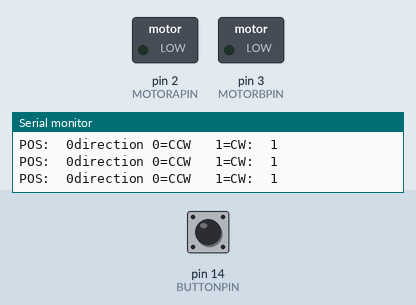
Recording of a sketch running on a simulated Arduino Uno, built with avr-gcc and run on an emulated ATmega328P. Parts: switched loads named in the sketch (green lamp = pin HIGH), the last lines printed to the serial monitor. Dashed ring = blinking. The test bench sets the inputs (shaded band); at power-on: pin 14 (BUTTONPIN) LOW.

Above: at 1.8 s.
1.9 s: pin 14 (BUTTONPIN) pulled HIGH for 0.6 s
At 2.17 s:
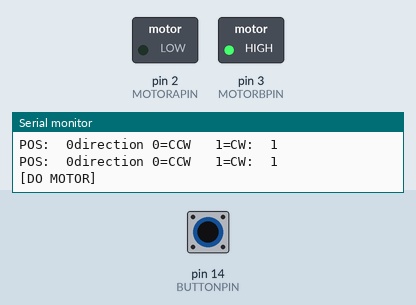
At 2.56 s:
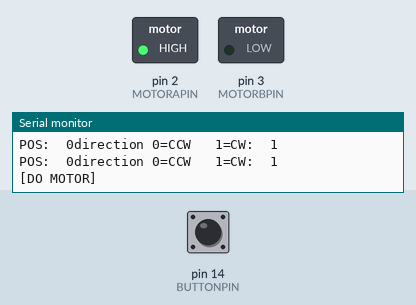
Timing chart, 0 to 4.9 s (numbered marks = the images above; inputs shaded):
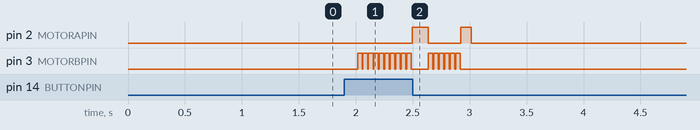

The sketch:

calibrate_rotary_encoder.ino
```cpp
#define ENCODERAPIN   12
#define ENCODERBPIN   13
#define MOTORAPIN     2
#define MOTORBPIN     3
#define BUTTONPIN 14

volatile long pos = 0;
volatile boolean CW = true;
boolean pressed = false;

void setup() {
  Serial.begin (115200);
  Serial.println("Start calibration");
  Serial.println("Click on the button until the desired amount of food is dispensed");
  Serial.println("Use the POS value as MAXLONGROTATION in home_food");
  Serial.println("Repeat the process a few times and use an average value");

  pinMode(ENCODERAPIN, INPUT);
  pinMode(ENCODERBPIN, INPUT);
  attachInterrupt(ENCODERAPIN, doEncoder, RISING);

  pinMode(MOTORAPIN, OUTPUT);
  pinMode(MOTORBPIN, OUTPUT);
  pinMode(BUTTONPIN, INPUT);
}

void loop() {
  boolean p = digitalRead(BUTTONPIN);
  if(p && !pressed) {
    pressed = true;
    doMotor();
  }

  if(!p && pressed) {
    pressed = false;
  }

  Serial.print("POS:  ");
  Serial.print(pos);
  Serial.print("direction 0=CCW   1=CW:  ");
  Serial.println(CW);

  delay(500);
}


void doEncoder() {
  boolean a = digitalRead(ENCODERAPIN);
  boolean b = digitalRead(ENCODERBPIN);
  if(a) {
    CW = (a != b);
    if (CW)  {
      pos++;
    } else {
      pos--;
    }
  }
}

void doMotor() {
  Serial.println("[DO MOTOR]");

  int n = 0;
  for(n=0;n<10;n++) {
    digitalWrite(MOTORAPIN, LOW);
    digitalWrite(MOTORBPIN, HIGH);
    delay (40);
    digitalWrite(MOTORAPIN, LOW);
    digitalWrite(MOTORBPIN, LOW);
    delay (8);
  }

  digitalWrite(MOTORAPIN, HIGH);
  digitalWrite(MOTORBPIN, LOW);
  delay (140);
  for(n=0;n<6;n++) {
    digitalWrite(MOTORAPIN, LOW);
    digitalWrite(MOTORBPIN, HIGH);
    delay (40);
    digitalWrite(MOTORAPIN, LOW);
    digitalWrite(MOTORBPIN, LOW);
    delay (8);
  }

  digitalWrite(MOTORAPIN, HIGH);
  digitalWrite(MOTORBPIN, LOW);
  delay (90);
  digitalWrite(MOTORAPIN, LOW);
  digitalWrite(MOTORBPIN, LOW);
}
```

Measured:
- after the input at 1.9 s, pin 2 (MOTORAPIN): alternates HIGH for 0.12 s and LOW for 0.29 s, 4 changes in all, then stays LOW, starting after 0.60 s; pin 3 (MOTORBPIN): goes 9 × (HIGH 0.04 s, LOW 0.01 s), HIGH 0.04 s, LOW 0.15 s, 5 × (HIGH 0.04 s, LOW 0.01 s), HIGH 0.04 s, then LOW, starting after 0.12 s
